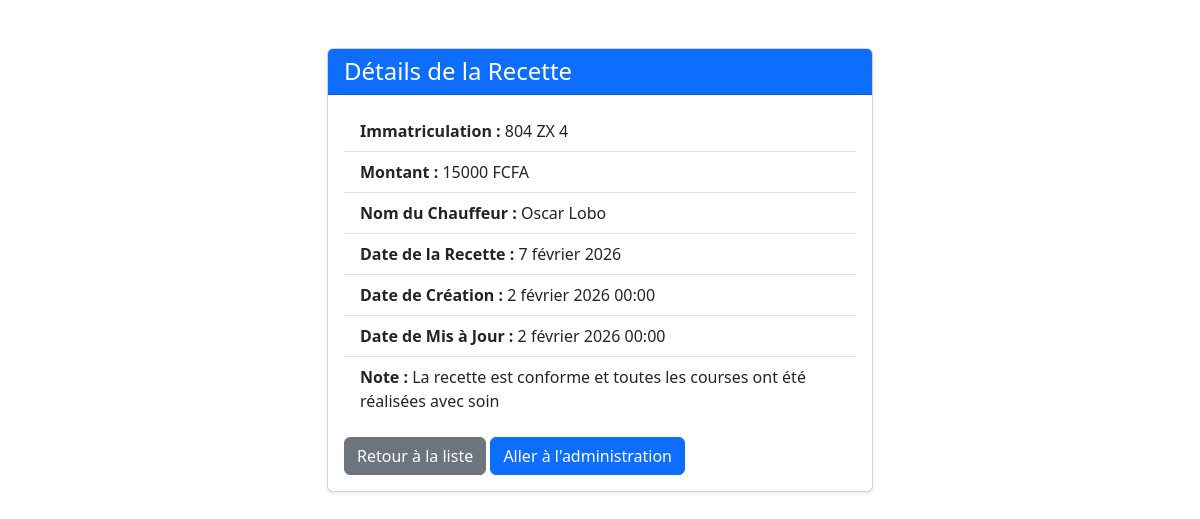
/recette/details/804 ZX 4/, run on the app's committed database.
### recette/models.py (models this page shows, shortened)
class Recette(models.Model):
    montant=models.IntegerField(default=0)
    immatriculation=models.CharField(max_length=20,primary_key=True)
    nom_chauffeur=models.CharField(max_length=30)
    note=models.TextField(default=None)
    date_recette=models.DateField()
    date_creation=models.DateTimeField(auto_now_add=True)
    date_mis_a_jour=models.DateTimeField(auto_now=True)
    class Meta:
        verbose_name='Recette'
        verbose_name_plural='Recettes'

### recette/views.py (the view)
# urls.py: path('details/<str:immatriculation>/',views.details,name='details')
def details(request, immatriculation):
    context={'recette': Recette.objects.get(immatriculation=immatriculation)}
    return render(request, 'recette/details.html', context)

### recette/templates/recette/details.html (shortened to what this page needs)
{% extends "recette/base.html" %}
{% block content %}
<div class="container vh-100 d-flex justify-content-center align-items-start mt-5">
    <div class="col-md-8 col-lg-6">
        <div class="card shadow-sm">
            <div class="card-header bg-primary text-white">
                <h4 class="mb-0">Détails de la Recette</h4>
            </div>
            <div class="card-body">
                <ul class="list-group list-group-flush">
                    <li class="list-group-item">
                        <strong>Immatriculation :</strong> {{ recette.immatriculation }}
                    </li>
                    <li class="list-group-item">
                        <strong>Montant :</strong> {{ recette.montant }} FCFA
                    </li>
                    <li class="list-group-item">
                        <strong>Nom du Chauffeur :</strong> {{ recette.nom_chauffeur }}
                    </li>
                    <li class="list-group-item">
                        <strong>Date de la Recette :</strong> {{ recette.date_recette }}
                    </li>
                    <li class="list-group-item">
                        <strong>Date de Création :</strong> {{ recette.date_creation }}
                    </li>
                    <li class="list-group-item">
                        <strong>Date de Mis à Jour :</strong> {{ recette.date_mis_a_jour }}
                    </li>
                    <li class="list-group-item">
                        <strong>Note :</strong> {{ recette.note|default:"Aucune note disponible" }}
                    </li>
                </ul>
                <a href="{% url 'recette:index' %}" class="btn btn-secondary mt-3">Retour à la liste</a>
                <a href="{% url 'admin:index' %}" class="btn btn-primary mt-3">Aller à l'administration</a>
            </div>
        </div>
    </div>
</div>
{% endblock %}

### data on the page
Recette: immatriculation "804 ZX 4", montant "15000", nom_chauffeur "Oscar Lobo", date_recette "7 février 2026", date_creation "2 février 2026 00:00", date_mis_a_jour "2 février 2026 00:00", note "La recette est conforme et toutes les courses ont été réalisées avec soin"
